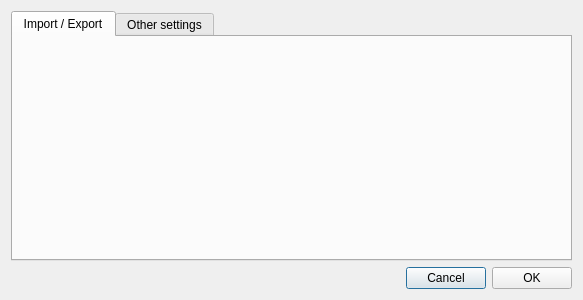
<?xml version="1.0" encoding="UTF-8"?>
<ui version="4.0">
 <class>OptionsDialog</class>
 <widget class="QDialog" name="OptionsDialog">
  <property name="geometry">
   <rect>
    <x>0</x>
    <y>0</y>
    <width>583</width>
    <height>300</height>
   </rect>
  </property>
  <property name="windowTitle">
   <string>Options</string>
  </property>
  <layout class="QVBoxLayout" name="verticalLayout">
   <item>
    <widget class="QTabWidget" name="tabWidget">
     <property name="currentIndex">
      <number>0</number>
     </property>
     <widget class="QWidget" name="filetab">
      <attribute name="title">
       <string>Import / Export</string>
      </attribute>
     </widget>
     <widget class="QWidget" name="otherstab">
      <attribute name="title">
       <string>Other settings</string>
      </attribute>
      <layout class="QVBoxLayout" name="verticalLayout_2">
       <item>
        <layout class="QHBoxLayout" name="horizontalLayout_2">
         <item>
          <widget class="QLabel" name="label">
           <property name="text">
            <string>Allowed number of threads (0:illimited):</string>
           </property>
          </widget>
         </item>
         <item>
          <spacer name="horizontalSpacer_2">
           <property name="orientation">
            <enum>Qt::Horizontal</enum>
           </property>
           <property name="sizeHint" stdset="0">
            <size>
             <width>40</width>
             <height>20</height>
            </size>
           </property>
          </spacer>
         </item>
         <item>
          <widget class="QSpinBox" name="nbThreads">
           <property name="maximum">
            <number>16</number>
           </property>
          </widget>
         </item>
        </layout>
       </item>
       <item>
        <spacer name="verticalSpacer">
         <property name="orientation">
          <enum>Qt::Vertical</enum>
         </property>
         <property name="sizeHint" stdset="0">
          <size>
           <width>20</width>
           <height>158</height>
          </size>
         </property>
        </spacer>
       </item>
      </layout>
     </widget>
    </widget>
   </item>
   <item>
    <layout class="QHBoxLayout" name="horizontalLayout">
     <item>
      <spacer name="horizontalSpacer">
       <property name="orientation">
        <enum>Qt::Horizontal</enum>
       </property>
       <property name="sizeHint" stdset="0">
        <size>
         <width>40</width>
         <height>20</height>
        </size>
       </property>
      </spacer>
     </item>
     <item>
      <widget class="QPushButton" name="cancelButton">
       <property name="text">
        <string>Cancel</string>
       </property>
      </widget>
     </item>
     <item>
      <widget class="QPushButton" name="validate">
       <property name="text">
        <string>OK</string>
       </property>
      </widget>
     </item>
    </layout>
   </item>
  </layout>
 </widget>
 <resources/>
 <connections/>
</ui>
